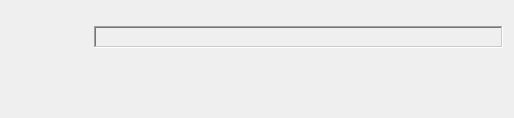
<?xml version="1.0" encoding="UTF-8"?>
<ui version="4.0">
 <class>RETransportWidget</class>
 <widget class="QWidget" name="RETransportWidget">
  <property name="geometry">
   <rect>
    <x>0</x>
    <y>0</y>
    <width>514</width>
    <height>118</height>
   </rect>
  </property>
  <property name="windowTitle">
   <string>Form</string>
  </property>
  <layout class="QGridLayout" name="gridLayout">
   <item row="0" column="0">
    <widget class="QPushButton" name="playButton">
     <property name="focusPolicy">
      <enum>Qt::NoFocus</enum>
     </property>
     <property name="text">
      <string/>
     </property>
     <property name="icon">
      <iconset resource="../../Reflow.qrc">
       <normaloff>:/start_white.png</normaloff>
       <normalon>:/stop_white.png</normalon>:/start_white.png</iconset>
     </property>
     <property name="iconSize">
      <size>
       <width>24</width>
       <height>24</height>
      </size>
     </property>
     <property name="checkable">
      <bool>true</bool>
     </property>
     <property name="flat">
      <bool>true</bool>
     </property>
    </widget>
   </item>
   <item row="0" column="1" colspan="5">
    <widget class="QFrame" name="frame">
     <property name="focusPolicy">
      <enum>Qt::NoFocus</enum>
     </property>
     <property name="frameShape">
      <enum>QFrame::WinPanel</enum>
     </property>
     <property name="frameShadow">
      <enum>QFrame::Sunken</enum>
     </property>
    </widget>
   </item>
   <item row="1" column="0">
    <widget class="QPushButton" name="metronomeButton">
     <property name="focusPolicy">
      <enum>Qt::NoFocus</enum>
     </property>
     <property name="text">
      <string/>
     </property>
     <property name="icon">
      <iconset resource="../../Reflow.qrc">
       <normaloff>:/metronome_white.png</normaloff>
       <normalon>:/metronome.png</normalon>
       <activeon>:/metronome_white.png</activeon>:/metronome_white.png</iconset>
     </property>
     <property name="iconSize">
      <size>
       <width>24</width>
       <height>24</height>
      </size>
     </property>
     <property name="checkable">
      <bool>true</bool>
     </property>
     <property name="flat">
      <bool>true</bool>
     </property>
    </widget>
   </item>
   <item row="1" column="1">
    <widget class="QPushButton" name="preclickButton">
     <property name="focusPolicy">
      <enum>Qt::NoFocus</enum>
     </property>
     <property name="text">
      <string/>
     </property>
     <property name="icon">
      <iconset resource="../../Reflow.qrc">
       <normaloff>:/preclick_white.png</normaloff>
       <normalon>:/preclick.png</normalon>:/preclick_white.png</iconset>
     </property>
     <property name="iconSize">
      <size>
       <width>24</width>
       <height>24</height>
      </size>
     </property>
     <property name="checkable">
      <bool>true</bool>
     </property>
     <property name="flat">
      <bool>true</bool>
     </property>
    </widget>
   </item>
   <item row="1" column="2">
    <widget class="QPushButton" name="trackingButton">
     <property name="focusPolicy">
      <enum>Qt::NoFocus</enum>
     </property>
     <property name="text">
      <string/>
     </property>
     <property name="icon">
      <iconset resource="../../Reflow.qrc">
       <normaloff>:/autoscroll_white.png</normaloff>
       <normalon>:/autoscroll.png</normalon>:/autoscroll_white.png</iconset>
     </property>
     <property name="iconSize">
      <size>
       <width>24</width>
       <height>24</height>
      </size>
     </property>
     <property name="checkable">
      <bool>true</bool>
     </property>
     <property name="flat">
      <bool>true</bool>
     </property>
    </widget>
   </item>
   <item row="1" column="3">
    <widget class="QPushButton" name="loopButton">
     <property name="focusPolicy">
      <enum>Qt::NoFocus</enum>
     </property>
     <property name="text">
      <string/>
     </property>
     <property name="icon">
      <iconset resource="../../Reflow.qrc">
       <normaloff>:/loop_on_white.png</normaloff>
       <normalon>:/loop_on.png</normalon>:/loop_on_white.png</iconset>
     </property>
     <property name="iconSize">
      <size>
       <width>24</width>
       <height>24</height>
      </size>
     </property>
     <property name="checkable">
      <bool>true</bool>
     </property>
     <property name="flat">
      <bool>true</bool>
     </property>
    </widget>
   </item>
   <item row="1" column="4">
    <widget class="QPushButton" name="loopStartButton">
     <property name="focusPolicy">
      <enum>Qt::NoFocus</enum>
     </property>
     <property name="text">
      <string/>
     </property>
     <property name="icon">
      <iconset resource="../../Reflow.qrc">
       <normaloff>:/loop_start_white.png</normaloff>
       <normalon>:/loop_start.png</normalon>:/loop_start_white.png</iconset>
     </property>
     <property name="iconSize">
      <size>
       <width>24</width>
       <height>24</height>
      </size>
     </property>
     <property name="flat">
      <bool>true</bool>
     </property>
    </widget>
   </item>
   <item row="1" column="5">
    <widget class="QPushButton" name="loopEndButton">
     <property name="focusPolicy">
      <enum>Qt::NoFocus</enum>
     </property>
     <property name="text">
      <string/>
     </property>
     <property name="icon">
      <iconset resource="../../Reflow.qrc">
       <normaloff>:/loop_end-white.png</normaloff>
       <normalon>:/loop_end.png</normalon>:/loop_end-white.png</iconset>
     </property>
     <property name="iconSize">
      <size>
       <width>24</width>
       <height>24</height>
      </size>
     </property>
     <property name="flat">
      <bool>true</bool>
     </property>
    </widget>
   </item>
  </layout>
 </widget>
 <resources>
  <include location="../../Reflow.qrc"/>
 </resources>
 <connections/>
</ui>
